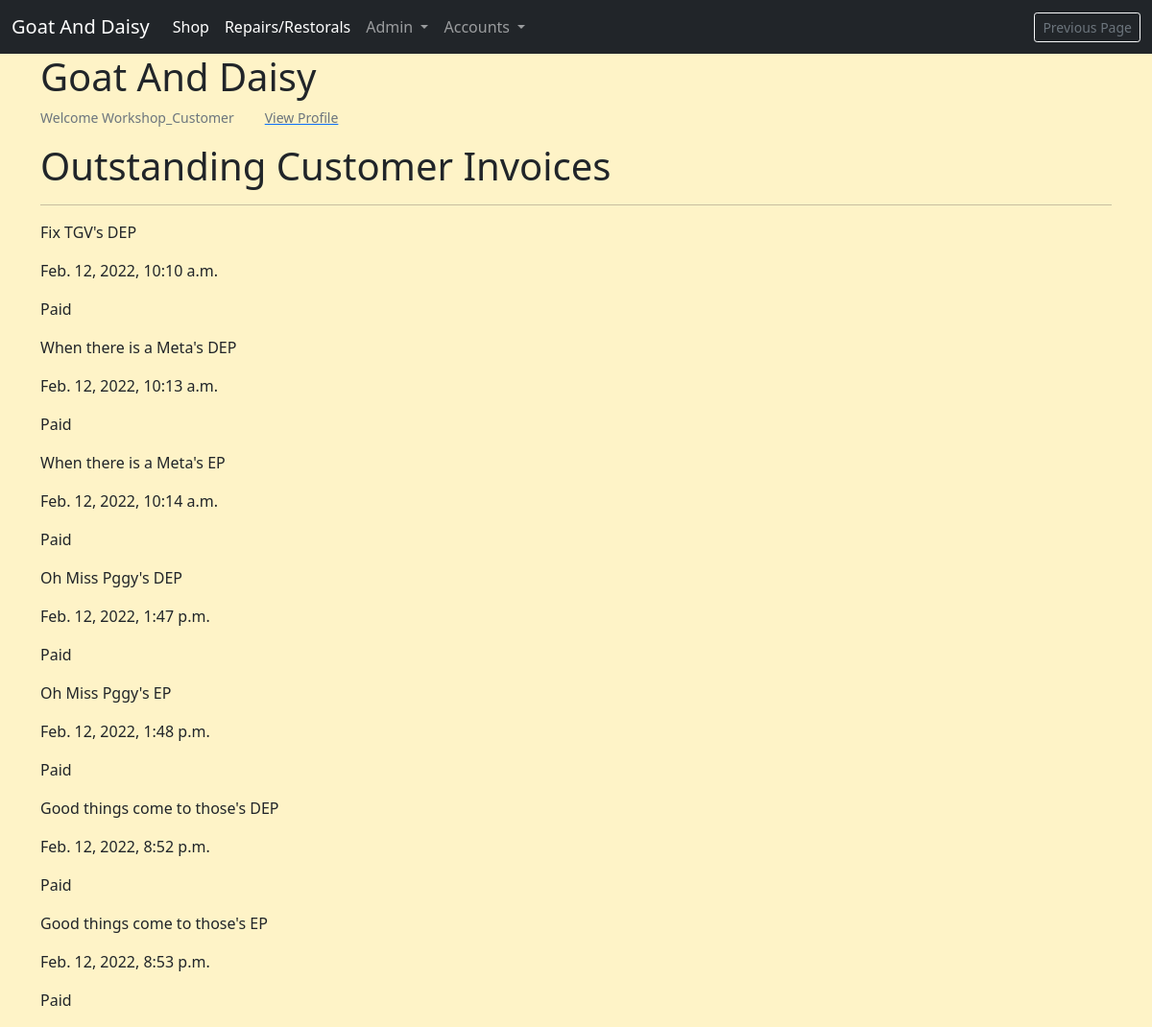
The app's page /workshop/customer-invoices (signed in), older data.
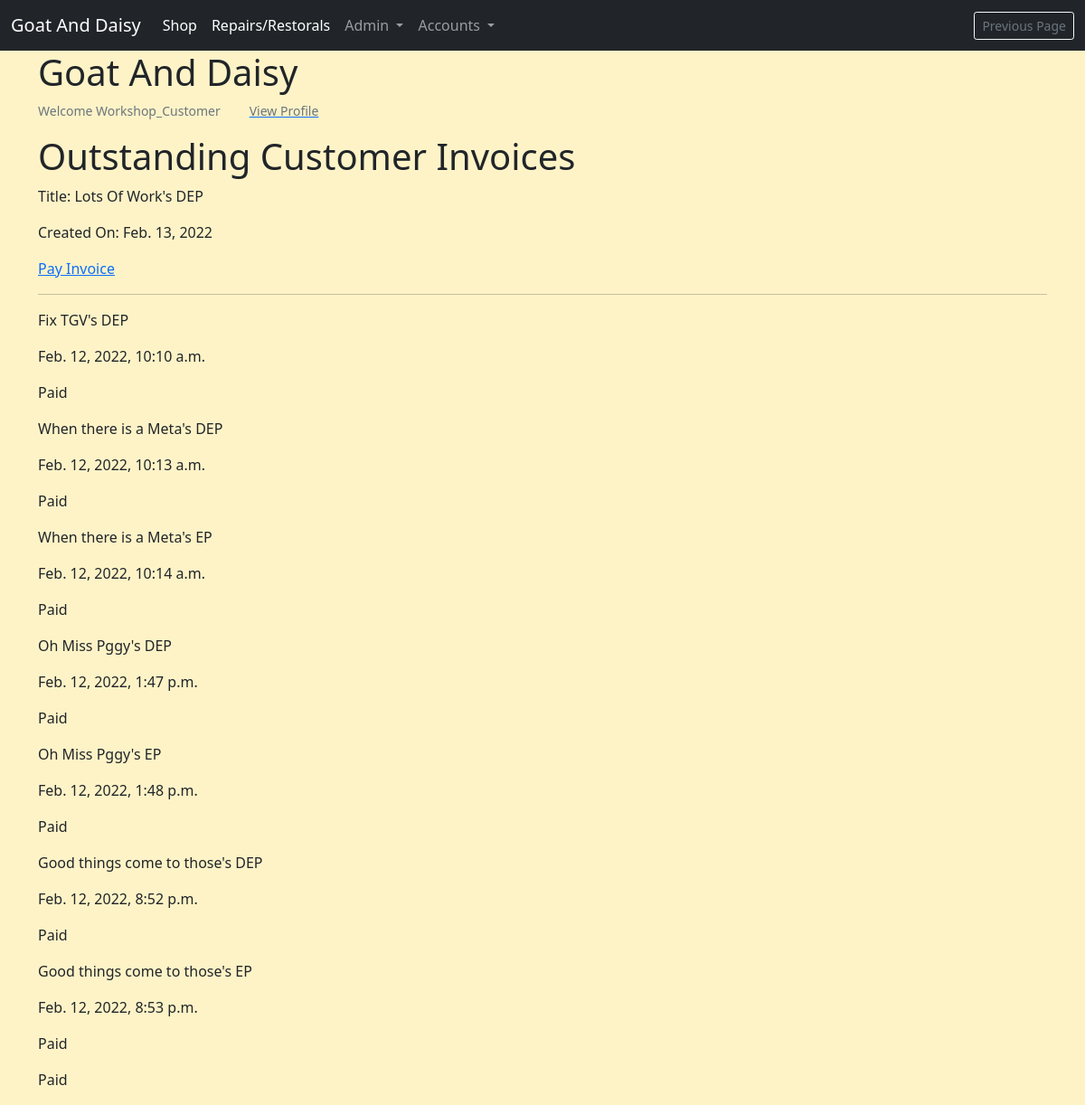
The same page, newer data.
### invoices/models.py (models this page shows, shortened)
class BaseInvoice(models.Model):
    date_created = models.DateField(auto_now_add=True)
    order_number = models.CharField(max_length=100, editable=False)
    full_name = models.CharField(max_length=100, null=True, blank=True)
    email = models.EmailField(null=True, blank=True)
    address1 = models.CharField(max_length=100, null=True, blank=True)
    address2 = models.CharField(max_length=100, null=True, blank=True)
    postcode = models.CharField(max_length=40, null=True, blank=True)
    town_or_city = models.CharField(max_length=40, null=True, blank=True)
    country = models.CharField(max_length=40, null=True, blank=True)
    notes = models.TextField(null=True, blank=True)
    order_amount = models.DecimalField(
        max_digits=6, decimal_places=2, default=0)
    shipping_cost = models.DecimalField(
        max_digits=6, decimal_places=2, default=0)
    order_total = models.DecimalField(
        max_digits=6, decimal_places=2, default=0)
    is_completed = models.BooleanField(default=False)
    paid_on = models.DateTimeField(null=True, blank=True)

class WorkshopCustomerInvoice(BaseInvoice):
    PAYMENT_CHOICES = [
        ('DEP', 'Deposit'),
        ('EP', 'End Payment'),
        ('SPT', 'Single Payment Total'),
        ('SP', 'Supplementary Payment'),
    ]
    service_ticket = models.ForeignKey(ServiceTicket, on_delete=models.CASCADE)
    payment_type = models.CharField(max_length=25, choices=PAYMENT_CHOICES)
    installment_paid = models.BooleanField(default=False)
    def __str__(self):
        return self.service_ticket.title + "'s" + " " + self.payment_type

class BaseInvoice(models.Model):
    date_created = models.DateField(auto_now_add=True)
    order_number = models.CharField(max_length=100, editable=False)
    full_name = models.CharField(max_length=100, null=True, blank=True)
    email = models.EmailField(null=True, blank=True)
    address1 = models.CharField(max_length=100, null=True, blank=True)
    address2 = models.CharField(max_length=100, null=True, blank=True)
    postcode = models.CharField(max_length=40, null=True, blank=True)
    town_or_city = models.CharField(max_length=40, null=True, blank=True)
    country = models.CharField(max_length=40, null=True, blank=True)
    notes = models.TextField(null=True, blank=True)
    order_amount = models.DecimalField(
        max_digits=6, decimal_places=2, default=0)
    shipping_cost = models.DecimalField(
        max_digits=6, decimal_places=2, default=0)
    order_total = models.DecimalField(
        max_digits=6, decimal_places=2, default=0)
    is_completed = models.BooleanField(default=False)
    paid_on = models.DateTimeField(null=True, blank=True)

### repairs_restorals/models.py (models this page shows, shortened)
class ServiceTicket(models.Model):
    customer = models.ForeignKey(
        Customer, related_name='service_ticket', on_delete=models.CASCADE)
    workshop_staff_responsible = models.ForeignKey(
        StaffMember, related_name='staff_tickets', on_delete=models.CASCADE)
    title = models.CharField(max_length=255)
    date_created = models.DateField(auto_now_add=True, editable=False)
    last_updated = models.DateField(auto_now=True, editable=False)
    service_description = models.TextField()
    link_to_desired_materials_1 = models.URLField(null=True, blank=True)
    link_to_desired_materials_2 = models.URLField(null=True, blank=True)
    link_to_desired_materials_3 = models.URLField(null=True, blank=True)
    is_completed = models.BooleanField(default=False)
    has_invoice = models.BooleanField(default=False)

### repairs_restorals/views.py (the view)
# urls.py: path('customer-invoices', views.PublicCustomerInvoices.as_view(), name='customer_invoices'),
class PublicCustomerInvoices(LoginRequiredMixin, ListView):
    login_url = '/profiles/login/'
    model = WorkshopCustomerInvoice
    context_object_name = 'invoices'
    template_name = 'repairs_restorals/customer_invoices.html'
    def get_context_data(self, **kwargs):
        customer = get_object_or_404(Customer, username=self.request.user)
        context = {}
        context['invoices'] = WorkshopCustomerInvoice.objects.filter(service_ticket__customer_id=customer.id)
        return context

### invoices/contexts.py (called while the page is built, shortened)
def shopping_cart(request):
    template_cart = []
    products_count = 0
    order_amount = 0
    shipping = 500
    cart = request.session.get('cart', {})
    for item in enumerate(template_cart):
        products_count += 1
    order_total = order_amount + shipping
    stripe_total = round(order_total * 100)
    context = {
        'template_cart': template_cart,
        'products_count': products_count,
        'order_amount': order_amount,
        'shipping': shipping,
        'order_total': order_total,
        'stripe_total': stripe_total,
    }
    return context

### profiles/templatetags/user_in_group_tag.py (called while the page is built)
@register.filter(name='has_group')
def has_group(user, group_name):
    try:
        group = Group.objects.get(name=group_name)
    except Group.DoesNotExist:
        return False
    return group in user.groups.all()

### repairs_restorals/templates/repairs_restorals/customer_invoices.html
{% extends 'base.html' %}
{% block content %}
<h1>Outstanding Customer Invoices</h1>
{% for invoice in invoices %}
    {% if not invoice.installment_paid %}
        {% if invoice.order_total %}
        <p>Title: {{ invoice }}</p>
        <p>Created On: {{ invoice.date_created }}</p>
        <a href="{% url 'workshop_checkout' invoice.id %}">
            <p>Pay Invoice</p>
        </a>
        {% endif %}
    {% endif %}
{% endfor %}
<hr>
{% for invoice in invoices %}
    {% if invoice.installment_paid %}
        <p>{{ invoice }}</p>
        <p>{{ invoice.paid_on }}</p>
    {% endif %}
    <p>Paid</p>
{% endfor %}
{% endblock %}

Row changes from the older to the newer data that the page shows:
added WorkshopCustomerInvoice: service_ticket+payment_type "Lots Of Work's DEP", date_created "Feb. 13, 2022"
